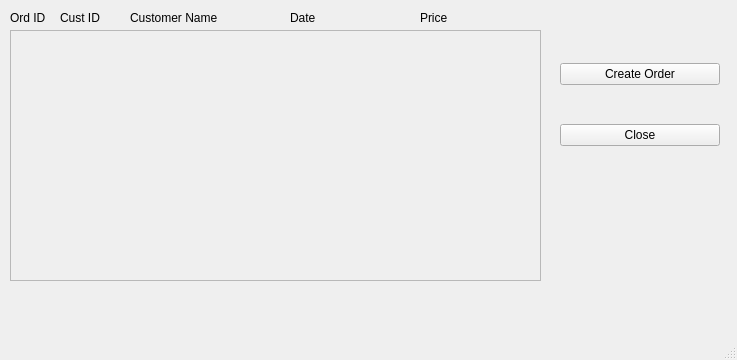
<?xml version="1.0" encoding="UTF-8"?>
<ui version="4.0">
 <class>MainWindow</class>
 <widget class="QMainWindow" name="MainWindow">
  <property name="geometry">
   <rect>
    <x>0</x>
    <y>0</y>
    <width>737</width>
    <height>360</height>
   </rect>
  </property>
  <property name="windowTitle">
   <string>Order Manager</string>
  </property>
  <widget class="QWidget" name="centralwidget">
   <widget class="QScrollArea" name="scrollArea">
    <property name="geometry">
     <rect>
      <x>10</x>
      <y>30</y>
      <width>531</width>
      <height>251</height>
     </rect>
    </property>
    <property name="widgetResizable">
     <bool>true</bool>
    </property>
    <widget class="QWidget" name="scrollAreaWidgetContents">
     <property name="geometry">
      <rect>
       <x>0</x>
       <y>0</y>
       <width>529</width>
       <height>249</height>
      </rect>
     </property>
     <layout class="QVBoxLayout" name="verticalLayout">
      <item>
       <layout class="QVBoxLayout" name="layout_items"/>
      </item>
     </layout>
    </widget>
   </widget>
   <widget class="QWidget" name="verticalLayoutWidget">
    <property name="geometry">
     <rect>
      <x>560</x>
      <y>30</y>
      <width>160</width>
      <height>151</height>
     </rect>
    </property>
    <layout class="QVBoxLayout" name="verticalLayout_2">
     <item>
      <widget class="QPushButton" name="add_btn">
       <property name="text">
        <string>Create Order</string>
       </property>
      </widget>
     </item>
     <item>
      <widget class="QPushButton" name="cancel_btn">
       <property name="text">
        <string>Close</string>
       </property>
      </widget>
     </item>
    </layout>
   </widget>
   <widget class="QLabel" name="label">
    <property name="geometry">
     <rect>
      <x>10</x>
      <y>10</y>
      <width>55</width>
      <height>16</height>
     </rect>
    </property>
    <property name="text">
     <string>Ord ID</string>
    </property>
   </widget>
   <widget class="QLabel" name="label_2">
    <property name="geometry">
     <rect>
      <x>60</x>
      <y>10</y>
      <width>51</width>
      <height>16</height>
     </rect>
    </property>
    <property name="text">
     <string>Cust ID</string>
    </property>
   </widget>
   <widget class="QLabel" name="label_3">
    <property name="geometry">
     <rect>
      <x>130</x>
      <y>10</y>
      <width>111</width>
      <height>16</height>
     </rect>
    </property>
    <property name="text">
     <string>Customer Name</string>
    </property>
   </widget>
   <widget class="QLabel" name="label_4">
    <property name="geometry">
     <rect>
      <x>290</x>
      <y>10</y>
      <width>31</width>
      <height>16</height>
     </rect>
    </property>
    <property name="text">
     <string>Date</string>
    </property>
   </widget>
   <widget class="QLabel" name="label_5">
    <property name="geometry">
     <rect>
      <x>420</x>
      <y>10</y>
      <width>31</width>
      <height>16</height>
     </rect>
    </property>
    <property name="text">
     <string>Price</string>
    </property>
   </widget>
  </widget>
  <widget class="QMenuBar" name="menubar">
   <property name="geometry">
    <rect>
     <x>0</x>
     <y>0</y>
     <width>737</width>
     <height>21</height>
    </rect>
   </property>
  </widget>
  <widget class="QStatusBar" name="statusbar"/>
 </widget>
 <resources/>
 <connections/>
</ui>
